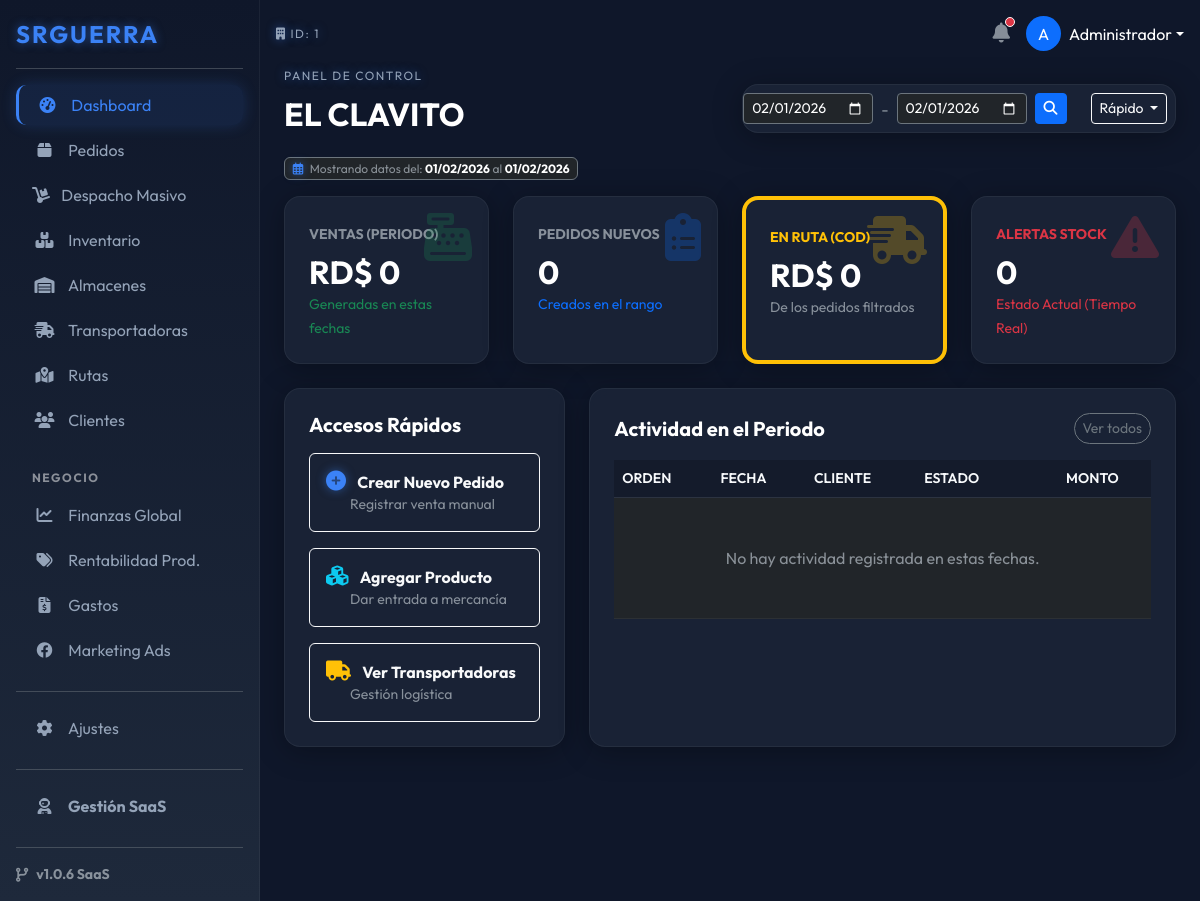
/index.php?ruta=dashboard&f_ini=2026-02-01&f_fin=2026-02-01 (signed in), run on an earlier commit of the app's database.
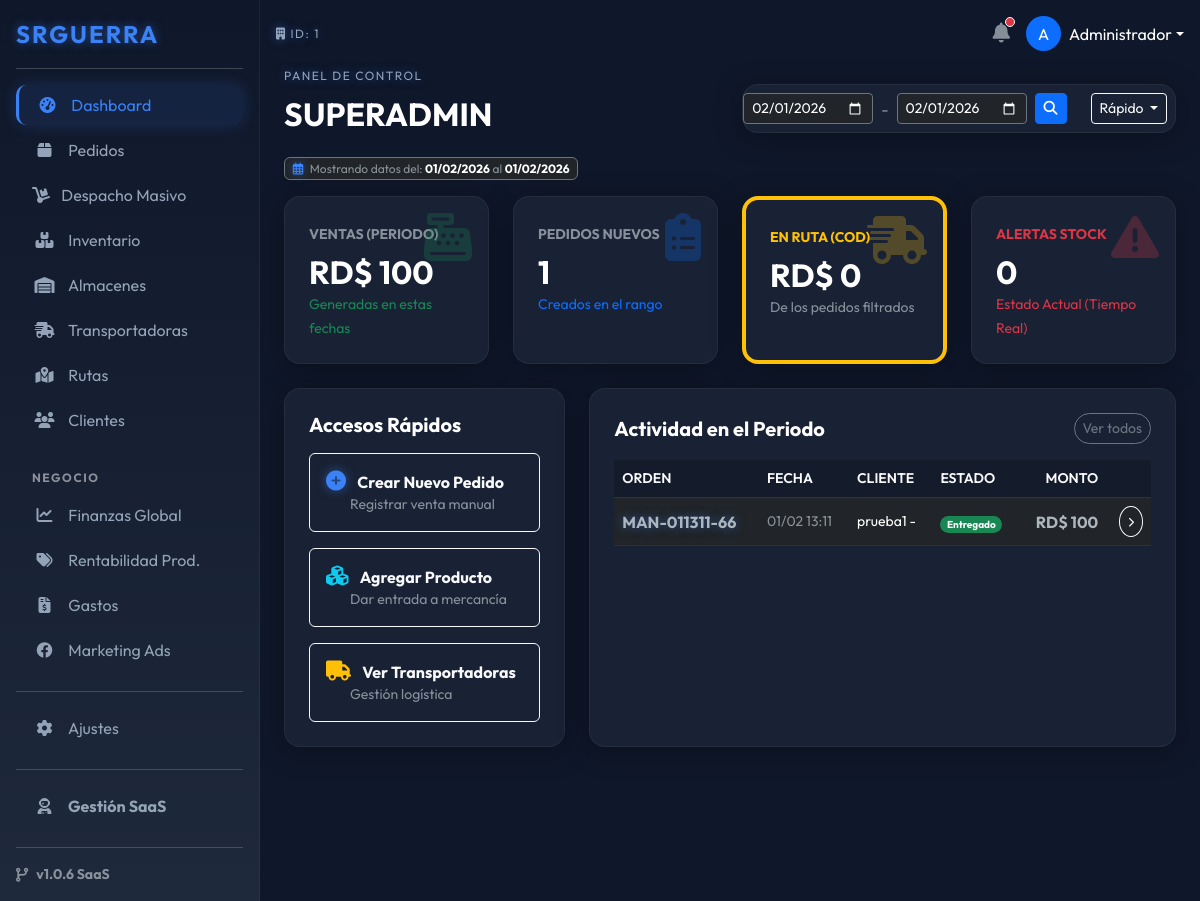
And on a later commit of the database.
### tables this page shows
CREATE TABLE `empresas` (
  `id` int(11) NOT NULL,
  `nombre_comercial` varchar(150) NOT NULL,
  `razon_social` varchar(150) DEFAULT NULL,
  `rnc` varchar(20) DEFAULT NULL,
  `telefono_contacto` varchar(20) DEFAULT NULL,
  `email_contacto` varchar(100) DEFAULT NULL,
  `direccion` text DEFAULT NULL,
  `logo` varchar(255) DEFAULT NULL,
  `sitio_web` varchar(100) DEFAULT NULL,
  `shopify_secret` varchar(255) DEFAULT NULL,
  `plan_suscripcion` enum('Gratis','Pro','Enterprise') DEFAULT 'Pro',
  `estado` enum('Activo','Suspendido') DEFAULT 'Activo',
  `fecha_registro` datetime DEFAULT current_timestamp()
);

CREATE TABLE `pedidos` (
  `id` int(11) NOT NULL,
  `empresa_id` int(11) NOT NULL,
  `cliente_id` int(11) NOT NULL,
  `transportadora_id` int(11) DEFAULT NULL,
  `almacen_id` int(11) DEFAULT NULL,
  `shopify_order_id` bigint(20) DEFAULT NULL,
  `origen` varchar(50) DEFAULT 'Manual',
  `numero_orden` varchar(50) NOT NULL,
  `estado_interno` enum('Nuevo','Confirmado','En Ruta','Entregado','Devuelto','Cancelado') DEFAULT 'Nuevo',
  `total_venta` decimal(10,2) NOT NULL,
  `costo_envio_real` decimal(10,2) DEFAULT 0.00,
  `costo_empaque_real` decimal(10,2) DEFAULT 0.00,
  `notas_internas` text DEFAULT NULL,
  `motivo_rechazo` text DEFAULT NULL,
  `guia_transporte` varchar(100) DEFAULT NULL,
  `fecha_creacion` datetime DEFAULT current_timestamp(),
  `fecha_entrega` datetime DEFAULT NULL,
  `fecha_actualizacion` datetime DEFAULT NULL
);

CREATE TABLE `clientes` (
  `id` int(11) NOT NULL,
  `empresa_id` int(11) NOT NULL,
  `nombre` varchar(150) NOT NULL,
  `telefono` varchar(50) NOT NULL,
  `email` varchar(150) DEFAULT NULL,
  `provincia` varchar(100) DEFAULT NULL,
  `ciudad` varchar(100) DEFAULT NULL,
  `direccion` text DEFAULT NULL,
  `shopify_customer_id` bigint(20) DEFAULT NULL
);

### modules/dashboard/index.php (the view, shortened to what the rows shown need)
<?php
$empresa_id = $_SESSION['empresa_id'];
$stmt_emp = $pdo->prepare("SELECT nombre_comercial FROM empresas WHERE id = ?");
$stmt_emp->execute([$empresa_id]);
$nombre_empresa = $stmt_emp->fetchColumn();
$fecha_inicio = isset($_GET['f_ini']) ? $_GET['f_ini'] : date('Y-m-d');
$fecha_fin    = isset($_GET['f_fin']) ? $_GET['f_fin'] : date('Y-m-d');
$sql_f_ini = $fecha_inicio . " 00:00:00";
$sql_f_fin = $fecha_fin . " 23:59:59";
$sql_ventas = "SELECT SUM(total_venta) FROM pedidos
               WHERE empresa_id = ?
               AND estado_interno != 'Cancelado'
               AND fecha_creacion BETWEEN ? AND ?";
$stmt = $pdo->prepare($sql_ventas);
$stmt->execute([$empresa_id, $sql_f_ini, $sql_f_fin]);
$ventas_periodo = $stmt->fetchColumn() ?: 0;
$sql_conteo = "SELECT COUNT(*) FROM pedidos
               WHERE empresa_id = ?
               AND fecha_creacion BETWEEN ? AND ?";
$stmt = $pdo->prepare($sql_conteo);
$stmt->execute([$empresa_id, $sql_f_ini, $sql_f_fin]);
$total_pedidos_periodo = $stmt->fetchColumn() ?: 0;
$sql_ruta = "SELECT SUM(total_venta) FROM pedidos
             WHERE empresa_id = ?
             AND estado_interno = 'En Ruta'
             AND fecha_creacion BETWEEN ? AND ?";
$stmt = $pdo->prepare($sql_ruta);
$stmt->execute([$empresa_id, $sql_f_ini, $sql_f_fin]);
$dinero_calle = $stmt->fetchColumn() ?: 0;
$sql_stock = "SELECT COUNT(*) FROM productos WHERE empresa_id = ? AND stock_actual <= 10";
$stmt = $pdo->prepare($sql_stock);
$stmt->execute([$empresa_id]);
$alertas_stock = $stmt->fetchColumn() ?: 0;
$sql_recent = "SELECT p.*, c.nombre as cliente FROM pedidos p
               LEFT JOIN clientes c ON p.cliente_id = c.id
               WHERE p.empresa_id = ?
               AND p.fecha_creacion BETWEEN ? AND ?
               ORDER BY p.id DESC LIMIT 10";
$stmt = $pdo->prepare($sql_recent);
$stmt->execute([$empresa_id, $sql_f_ini, $sql_f_fin]);
$ultimos_pedidos = $stmt->fetchAll();
?>
<div class="row align-items-end mb-4" style="position: relative; z-index: 1050;">
        <div class="col-md-6">
        <span class="h-label text-neon">PANEL DE CONTROL</span>
        <h2 class="fw-bold text-white mb-0"><?php echo strtoupper($nombre_empresa); ?></h2>
    </div>
    <div class="col-md-6">
        <div class="card-glass p-2">
            <form action="index.php" method="GET" class="d-flex gap-2 align-items-center justify-content-end">
                <input type="date" name="f_ini" value="<?php echo $fecha_inicio; ?>" class="form-control form-control-sm bg-dark text-white border-secondary" style="max-width: 130px;">
                <span class="text-muted">-</span>
                <input type="date" name="f_fin" value="<?php echo $fecha_fin; ?>" class="form-control form-control-sm bg-dark text-white border-secondary" style="max-width: 130px;">
                <button type="submit" class="btn btn-sm btn-primary"><i class="fas fa-search"></i></button>
                <div class="dropdown">
                    <button class="btn btn-sm btn-outline-light dropdown-toggle" type="button" data-bs-toggle="dropdown">
                        Rápido
                    </button>
                </div>
            </form>
        </div>
    </div>
</div>
<div class="d-flex align-items-center mb-3">
    <span class="badge bg-dark border border-secondary text-muted fw-normal">
        <i class="far fa-calendar-alt me-1 text-neon"></i>
        Mostrando datos del: <b class="text-white"><?php echo date('d/m/Y', strtotime($fecha_inicio)); ?></b> al <b class="text-white"><?php echo date('d/m/Y', strtotime($fecha_fin)); ?></b>
    </span>
</div>
<div class="row g-4 mb-4">
    <div class="col-md-3">
        <div class="card-glass p-4 h-100 position-relative overflow-hidden">
            <div class="position-absolute top-0 end-0 p-3 opacity-25">
                <i class="fas fa-cash-register fa-3x text-success"></i>
            </div>
            <small class="text-muted text-uppercase fw-bold">Ventas (Periodo)</small>
            <h2 class="text-white fw-bold mb-0 mt-2">RD$ <?php echo number_format($ventas_periodo, 0); ?></h2>
            <small class="text-success">Generadas en estas fechas</small>
        </div>
    </div>
    <div class="col-md-3">
        <div class="card-glass p-4 h-100 position-relative overflow-hidden">
            <div class="position-absolute top-0 end-0 p-3 opacity-25">
                <i class="fas fa-clipboard-list fa-3x text-primary"></i>
            </div>
            <small class="text-muted text-uppercase fw-bold">Pedidos Nuevos</small>
            <h2 class="text-white fw-bold mb-0 mt-2"><?php echo $total_pedidos_periodo; ?></h2>
            <small class="text-primary">Creados en el rango</small>
        </div>
    </div>
    <div class="col-md-3">
        <div class="card-glass p-4 h-100 position-relative overflow-hidden border-start border-4 border-warning">
            <div class="position-absolute top-0 end-0 p-3 opacity-25">
                <i class="fas fa-shipping-fast fa-3x text-warning"></i>
            </div>
            <small class="text-warning text-uppercase fw-bold">En Ruta (COD)</small>
            <h2 class="text-white fw-bold mb-0 mt-2">RD$ <?php echo number_format($dinero_calle, 0); ?></h2>
            <small class="text-muted">De los pedidos filtrados</small>
        </div>
    </div>
    <div class="col-md-3">
        <div class="card-glass p-4 h-100 position-relative overflow-hidden <?php echo $alertas_stock > 0 ? 'bg-danger bg-opacity-10' : ''; ?>">
            <div class="position-absolute top-0 end-0 p-3 opacity-25">
                <i class="fas fa-exclamation-triangle fa-3x text-danger"></i>
            </div>
            <small class="text-danger text-uppercase fw-bold">Alertas Stock</small>
            <h2 class="text-white fw-bold mb-0 mt-2"><?php echo $alertas_stock; ?></h2>
            <small class="text-danger">Estado Actual (Tiempo Real)</small>
        </div>
    </div>
</div>
<div class="row g-4">
    <div class="col-md-4">
        <div class="card-glass p-4 h-100">
            <h5 class="text-white fw-bold mb-3">Accesos Rápidos</h5>
            <div class="d-grid gap-3">
                <a href="index.php?ruta=pedidos/nuevo" class="btn btn-outline-light text-start p-3 hover-scale">
                    <i class="fas fa-plus-circle text-neon me-2 fs-5"></i>
                    <span class="fw-bold">Crear Nuevo Pedido</span>
                    <small class="d-block text-muted ms-4">Registrar venta manual</small>
                </a>
                <a href="index.php?ruta=inventario/nuevo" class="btn btn-outline-light text-start p-3 hover-scale">
                    <i class="fas fa-cubes text-info me-2 fs-5"></i>
                    <span class="fw-bold">Agregar Producto</span>
                    <small class="d-block text-muted ms-4">Dar entrada a mercancía</small>
                </a>
                <a href="index.php?ruta=transportadoras" class="btn btn-outline-light text-start p-3 hover-scale">
                    <i class="fas fa-truck text-warning me-2 fs-5"></i>
                    <span class="fw-bold">Ver Transportadoras</span>
                    <small class="d-block text-muted ms-4">Gestión logística</small>
                </a>
            </div>
        </div>
    </div>
    <div class="col-md-8">
        <div class="card-glass p-4 h-100">
            <div class="d-flex justify-content-between align-items-center mb-3">
                <h5 class="text-white fw-bold mb-0">Actividad en el Periodo</h5>
                <a href="index.php?ruta=pedidos&f_ini=<?php echo $fecha_inicio; ?>&f_fin=<?php echo $fecha_fin; ?>" class="btn btn-sm btn-outline-secondary rounded-pill">
                    Ver todos
                </a>
            </div>
            <div class="table-responsive">
                <table class="table table-dark-custom align-middle mb-0">
                    <thead>
                        <tr class="small text-muted text-uppercase">
                            <th>Orden</th>
                            <th>Fecha</th>
                            <th>Cliente</th>
                            <th>Estado</th>
                            <th class="text-end">Monto</th>
                            <th></th>
                        </tr>
                    </thead>
                    <tbody>
                        <?php if(count($ultimos_pedidos) > 0): ?>
                            <?php foreach($ultimos_pedidos as $p): ?>
                            <tr>
                                <td class="text-neon fw-bold"><?php echo $p['numero_orden']; ?></td>
                                <td class="text-muted small"><?php echo date('d/m H:i', strtotime($p['fecha_creacion'])); ?></td>
                                <td class="text-white small"><?php echo $p['cliente']; ?></td>
                                <td>
                                    <?php
                                        $badge = 'bg-secondary';
                                        if($p['estado_interno'] == 'Entregado') $badge = 'bg-success';
                                    ?>
                                    <span class="badge <?php echo $badge; ?> rounded-pill" style="font-size: 10px;"><?php echo $p['estado_interno']; ?></span>
                                </td>
                                <td class="text-end fw-bold">RD$ <?php echo number_format($p['total_venta'], 0); ?></td>
                                <td class="text-end">
                                    <a href="index.php?ruta=pedidos/ver&id=<?php echo $p['id']; ?>" class="btn btn-sm btn-outline-light rounded-circle">
                                        <i class="fas fa-chevron-right" style="font-size: 10px;"></i>
                                    </a>
                                </td>
                            </tr>
                            <?php endforeach; ?>
                        <?php else: ?>
                            <tr><td colspan="6" class="text-center text-muted py-5">No hay actividad registrada en estas fechas.</td></tr>
                        <?php endif; ?>
                    </tbody>
                </table>
            </div>
        </div>
    </div>
</div>

What changed in the data, as far as the page shows it:
changed empresas: nombre_comercial "EL CLAVITO" → "SUPERADMIN"
added pedidos: numero_orden "MAN-011311-66", fecha_creacion "01/02 13:11", cliente.nombre "prueba1 -", estado_interno "Entregado", total_venta "100"
Also different on the page:
$ventas_periodo: "0" → "100"
$total_pedidos_periodo: "0" → "1"
text no longer shown: "No hay actividad registrada en estas fechas."
